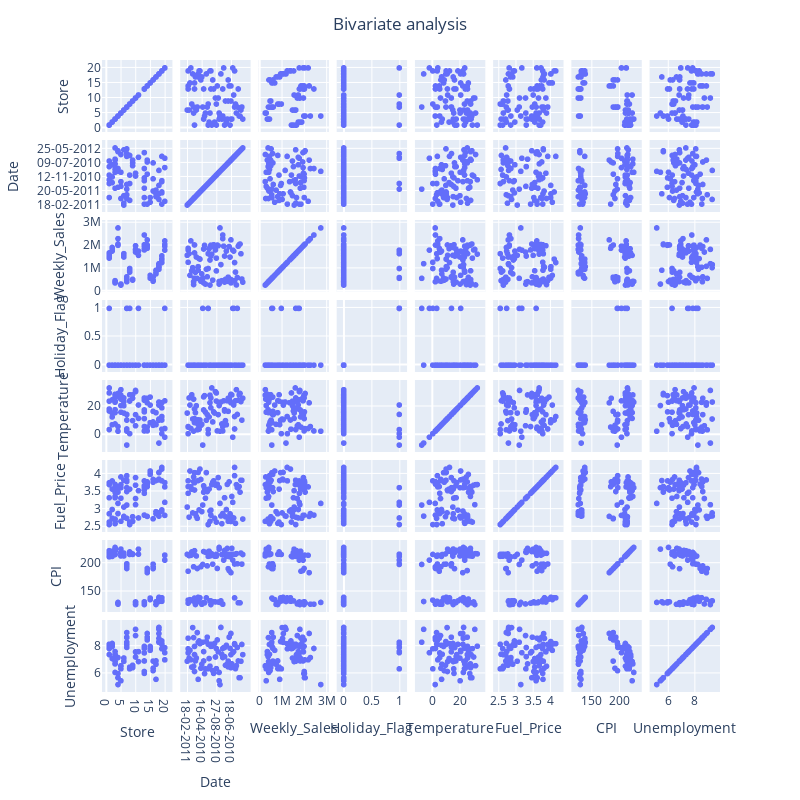

This figure's notebook cell:
### Code cell
# Visualize pairwise dependencies
fig = px.scatter_matrix(data)
fig.update_layout(
        title = go.layout.Title(text = "Bivariate analysis", x = 0.5), showlegend = False, 
            autosize=False, height=800, width = 800)
fig.show()
